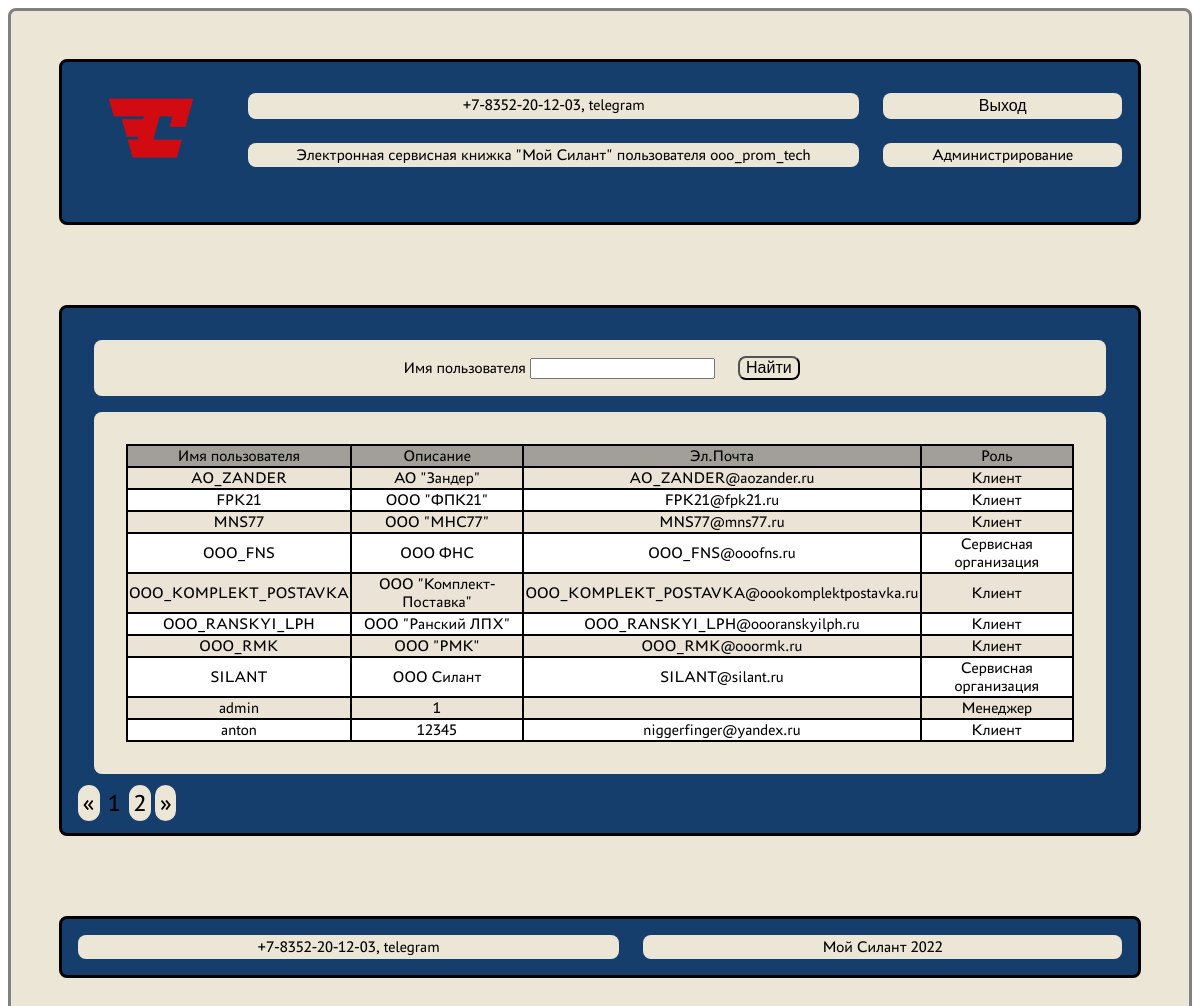
Page /administration/profiles/ (signed in) on the committed database.
### loader_service/models.py (models this page shows)
class Profile(AbstractUser):
    client = 'CL'
    service_co = 'SR'
    manager = 'MG'
    ROLES = [
        (client, 'Клиент'),
        (service_co, 'Сервисная организация'),
        (manager, 'Менеджер'),
    ]
    role = models.CharField(max_length=2, choices=ROLES, default=client)
    bio = models.TextField(null=True)

### loader_service/views.py (the view)
class ProfileView(LoginRequiredMixin, ListView):
    raise_exception = True
    model = Profile
    ordering = "username"
    template_name = 'profiles.html'
    context_object_name = 'profiles'
    paginate_by = 10
    def get_queryset(self):
        queryset = super().get_queryset()
        self.filterset = ProfileFilter(self.request.GET, queryset)
        return self.filterset.qs
    def get_context_data(self, **kwargs):
        context = super().get_context_data()
        context['filterset'] = self.filterset
        return context

### loader_service/templatetags/custom_filters.py (called while the page is built)
@register.filter()
def roles_translator(role):
    ROLES = [
        ('CL', 'Клиент'),
        ('SR', 'Сервисная организация'),
        ('MG', 'Менеджер'),
    ]
    for r in ROLES:
        if role == r[0]:
            translated_role = r[1]
    return translated_role

### loader_service/templatetags/custom_tags.py (called while the page is built)
@register.simple_tag(takes_context=True)
def url_replace(context, **kwargs):
    d = context['request'].GET.copy()
    for k, v in kwargs.items():
        d[k] = v
    return d.urlencode()

### templates/profiles.html (shortened to what this page needs)
{% extends 'flatpages/default.html' %}
{% load static %}
{% load custom_tags %}
{% load custom_filters %}
{% block body %}
{% if user.role == 'CL' %}
<div>У вас нет доступа для просмотра данной страницы</div>
{% else %}
<div>
    <form action="" method="get">
        <span class="filter">Имя пользователя {{ filterset.form.username }}</span>
        <button class="filter" type="submit">Найти</button>
    </form>
</div>
{% if profiles %}
<div>
    <div class="table">
        <table border="1">
            <tr>
                <td>Имя пользователя</td>
                <td>Описание</td>
                <td>Эл.Почта</td>
                <td>Роль</td>
            </tr>
            {% for profile in profiles %}
            <tr>
                <td>{{ profile.username }}</td>
                <td>{{ profile.bio }}</td>
                <td>{{ profile.email }}</td>
                <td>{{ profile.role|roles_translator }}</td>
            </tr>
            {% endfor %}
        </table>
    </div>
</div>
{% endif %}
{% endif %}
 {% if paginator.num_pages > 1 %}
    {% if page_obj.has_previous %}
    <span class="pagination"><a href="?{% url_replace page=page_obj.previous_page_number %}">&laquo;</a></span>
    {% else %}
    <span class="pagination">&laquo;</span>
    {% endif %}
    {% for p in paginator %}
        {% if p.number == page_obj.number %}
        <span class="pagination active">{{ p.number }}</span>
        {% else %}
        <span class="pagination"><a href="?{% url_replace page=p.number %}">{{ p.number }}</a></span>
        {% endif %}
    {% endfor %}
    {% if page_obj.has_next %}
    <span class="pagination"><a href="?{% url_replace page=page_obj.next_page_number %}">»</a></li></span>
    {% else %}
    <span class="pagination">»</span>
    {% endif %}
{% endif %}
{% endblock body %}

### templates/flatpages/default.html (shortened to what this page needs)
<!DOCTYPE html>
<html lang="en">
<head>
    {% load static %}
    <link href="{% static 'assets/css/main.css' %}" rel="stylesheet" />
</head>
<body>
    <div class="plane">
        <header class="grid-wrapper-header">
            <div>
                <a href="/"><img src="{% static 'assets/icons/Logotype accent RGB 2.png' %}" alt="logo silant" width="100" height="100"></a>
            </div>
            <div class="inner-grid-header">
                <span>+7-8352-20-12-03, telegram</span>
                {% if user.is_authenticated %}
                <span>
                    <form method="post" action="{% url 'logout' %}">
                        <button class="inform" type="submit">Выход</button>
                    </form>
                </span>
                {% else %}
                <span><a href="/auth/login/">Авторизация</a></span>
                {% endif %}
                <span>Электронная сервисная книжка "Мой Силант"{% if user.is_authenticated %} пользователя {{ user.username }}{% endif %}</span>
                {% if user.is_authenticated and user.role != 'CL' %}
                    <span><a href="/administration/">Администрирование</a></span>
                {% endif %}
            </div>
        </header>
        <div class="main-panel">
            {% block body %}{% endblock body %}
        </div>
        <footer>
            <span>+7-8352-20-12-03, telegram</span>
            <span>Мой Силант 2022</span>
        </footer>
    </div>
</body>
</html>

### static/assets/css/main.css (style rules this page uses)
a { color: black; text-decoration: none; }
input { cursor: pointer; }
table { background-color: white; border: 2px solid; border-collapse: collapse; }
td { border: 2px solid; border-collapse: collapse; }
body { background-color: white; display: flex; flex-direction: column; height: 100vh; }
.plane { display: flex; flex-direction: column; flex-grow: 1; background-color: #EBE6D6; border: 3px solid grey; border-radius: 0.5em; padding: 1rem; font-family: 'PT Astra Sans'; }
header { display: flex; margin: 2em 2em 3em; padding: 1em; background-color: #163E6C; border: 3px solid black; border-radius: 0.5em; }
.grid-wrapper-header { display: grid; align-items: center; grid-template-columns: 0.5fr 3fr; grid-template-rows: 0.5fr auto; grid-gap: 2vw; }
.inner-grid-header { display: grid; grid-template-columns: repeat(2, auto); grid-template-rows: repeat(2, auto); grid-gap: 2vw; }
button { font-size: 1em; border-radius: 0.5em; background-color: #EBE6D6; cursor: pointer; }
.inform { border: none; background-color: #EBE6D6; cursor: pointer; }
span { padding: 0.20em; font-size: 1em; border-radius: 0.5em; background-color: #EBE6D6; text-align: center; }
header div { text-align: center; }
.main-panel { display: block; margin: 2em 2em 3em; padding: 1em; background-color: #163E6C; border: 3px solid black; border-radius: 0.5em; }
.main-panel div { text-align: center; justify-content: center; padding: 0.5em; margin: 1em; background-color: #EBE6D6; border-radius: 0.5em; }
.table { table-layout: auto; background-color: white; width: auto; text-align: center; border-radius: 0.5em; overflow: auto; }
.table tr:first-child { background-color: #a19f97; }
.table tr:nth-child(even) { background-color: #ebe3d6; }
footer { display: grid; margin: 2em 2em 3em; padding: 1em; background-color: #163E6C; border: 3px solid black; border-radius: 0.5em; grid-template-columns: repeat(2, auto); grid-gap: 2vw; }
.filter { margin: 0.5em; }
.pagination { font-size: 1.5em; }
.active { background-color: #163E6C; }

### rows in the picture
Profile: username "ooo_prom_tech"
Profile: username "AO_ZANDER", bio "АО \"Зандер\"", email "AO_ZANDER@aozander.ru", role|roles_translator "Клиент"
Profile: username "FPK21", bio "ООО \"ФПК21\"", email "FPK21@fpk21.ru", role|roles_translator "Клиент"
Profile: username "MNS77", bio "ООО \"МНС77\"", email "MNS77@mns77.ru", role|roles_translator "Клиент"
Profile: username "OOO_FNS", bio "ООО ФНС", email "OOO_FNS@ooofns.ru", role|roles_translator "Сервисная организация"
Profile: username "OOO_KOMPLEKT_POSTAVKA", bio "ООО \"Комплект-Поставка\"", email "OOO_KOMPLEKT_POSTAVKA@oookomplektpostavka.ru", role|roles_translator "Клиент"
Profile: username "OOO_RANSKYI_LPH", bio "ООО \"Ранский ЛПХ\"", email "OOO_RANSKYI_LPH@oooranskyilph.ru", role|roles_translator "Клиент"
Profile: username "OOO_RMK", bio "ООО \"РМК\"", email "OOO_RMK@ooormk.ru", role|roles_translator "Клиент"
Profile: username "SILANT", bio "ООО Силант", email "SILANT@silant.ru", role|roles_translator "Сервисная организация"
Profile: username "admin", bio "1", role|roles_translator "Менеджер"
Profile: username "anton", bio "12345", email "niggerfinger@yandex.ru", role|roles_translator "Клиент"

### other values in the picture
{{ p.number }} "1"
{{ p.number }} "2"
